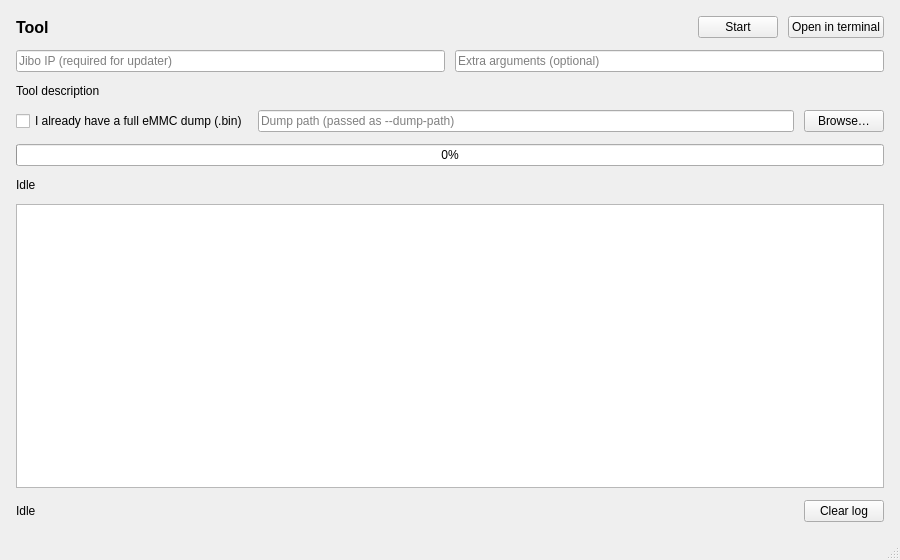
<?xml version="1.0" encoding="UTF-8"?>
<ui version="4.0">
 <class>ToolRunnerWindow</class>
 <widget class="QMainWindow" name="ToolRunnerWindow">
  <property name="geometry">
   <rect>
    <x>0</x>
    <y>0</y>
    <width>900</width>
    <height>560</height>
   </rect>
  </property>
  <property name="windowTitle">
   <string>Tool</string>
  </property>
  <widget class="QWidget" name="centralwidget">
   <layout class="QVBoxLayout" name="rootLayout">
        <property name="leftMargin">
         <number>16</number>
        </property>
        <property name="topMargin">
         <number>16</number>
        </property>
        <property name="rightMargin">
         <number>16</number>
        </property>
        <property name="bottomMargin">
         <number>16</number>
        </property>
    <property name="spacing">
     <number>12</number>
    </property>
    <item>
     <layout class="QHBoxLayout" name="headerLayout">
      <property name="spacing">
       <number>10</number>
      </property>
      <item>
       <widget class="QLabel" name="titleLabel">
        <property name="text">
         <string>Tool</string>
        </property>
        <property name="font">
         <font>
          <pointsize>12</pointsize>
          <bold>true</bold>
         </font>
        </property>
       </widget>
      </item>
      <item>
       <spacer name="headerSpacer">
        <property name="orientation">
         <enum>Qt::Horizontal</enum>
        </property>
        <property name="sizeHint">
         <size>
          <width>40</width>
          <height>20</height>
         </size>
        </property>
       </spacer>
      </item>
      <item>
       <widget class="QPushButton" name="startStopButton">
        <property name="text">
         <string>Start</string>
        </property>
       </widget>
      </item>
      <item>
       <widget class="QPushButton" name="openTerminalButton">
        <property name="text">
         <string>Open in terminal</string>
        </property>
       </widget>
      </item>
     </layout>
    </item>
    <item>
     <layout class="QHBoxLayout" name="argsLayout">
      <property name="spacing">
       <number>10</number>
      </property>
      <item>
       <widget class="QLineEdit" name="hostField">
        <property name="placeholderText">
         <string>Jibo IP (required for updater)</string>
        </property>
       </widget>
      </item>
      <item>
       <widget class="QLineEdit" name="extraArgsField">
        <property name="placeholderText">
         <string>Extra arguments (optional)</string>
        </property>
       </widget>
      </item>
     </layout>
    </item>
        <item>
         <widget class="QLabel" name="descriptionLabel">
            <property name="text">
             <string>Tool description</string>
            </property>
            <property name="wordWrap">
             <bool>true</bool>
            </property>
         </widget>
        </item>
        <item>
         <layout class="QHBoxLayout" name="dumpLayout">
            <property name="spacing">
             <number>10</number>
            </property>
            <item>
             <widget class="QCheckBox" name="useExistingDumpCheck">
                <property name="text">
                 <string>I already have a full eMMC dump (.bin)</string>
                </property>
             </widget>
            </item>
            <item>
             <widget class="QLineEdit" name="dumpPathField">
                <property name="placeholderText">
                 <string>Dump path (passed as --dump-path)</string>
                </property>
             </widget>
            </item>
            <item>
             <widget class="QPushButton" name="browseDumpButton">
                <property name="text">
                 <string>Browse…</string>
                </property>
             </widget>
            </item>
         </layout>
        </item>
        <item>
         <widget class="QProgressBar" name="progressBar">
            <property name="value">
             <number>0</number>
            </property>
         </widget>
        </item>
        <item>
         <widget class="QLabel" name="currentStepLabel">
            <property name="text">
             <string>Idle</string>
            </property>
            <property name="wordWrap">
             <bool>true</bool>
            </property>
         </widget>
        </item>
    <item>
     <widget class="QPlainTextEdit" name="logEdit">
      <property name="readOnly">
       <bool>true</bool>
      </property>
     </widget>
    </item>
    <item>
     <layout class="QHBoxLayout" name="footerLayout">
      <property name="spacing">
       <number>10</number>
      </property>
      <item>
       <widget class="QLabel" name="statusLabel">
        <property name="text">
         <string>Idle</string>
        </property>
       </widget>
      </item>
      <item>
       <spacer name="footerSpacer">
        <property name="orientation">
         <enum>Qt::Horizontal</enum>
        </property>
        <property name="sizeHint">
         <size>
          <width>40</width>
          <height>20</height>
         </size>
        </property>
       </spacer>
      </item>
      <item>
       <widget class="QPushButton" name="clearLogButton">
        <property name="text">
         <string>Clear log</string>
        </property>
       </widget>
      </item>
     </layout>
    </item>
   </layout>
  </widget>
  <widget class="QStatusBar" name="statusbar"/>
 </widget>
 <resources/>
 <connections/>
</ui>
